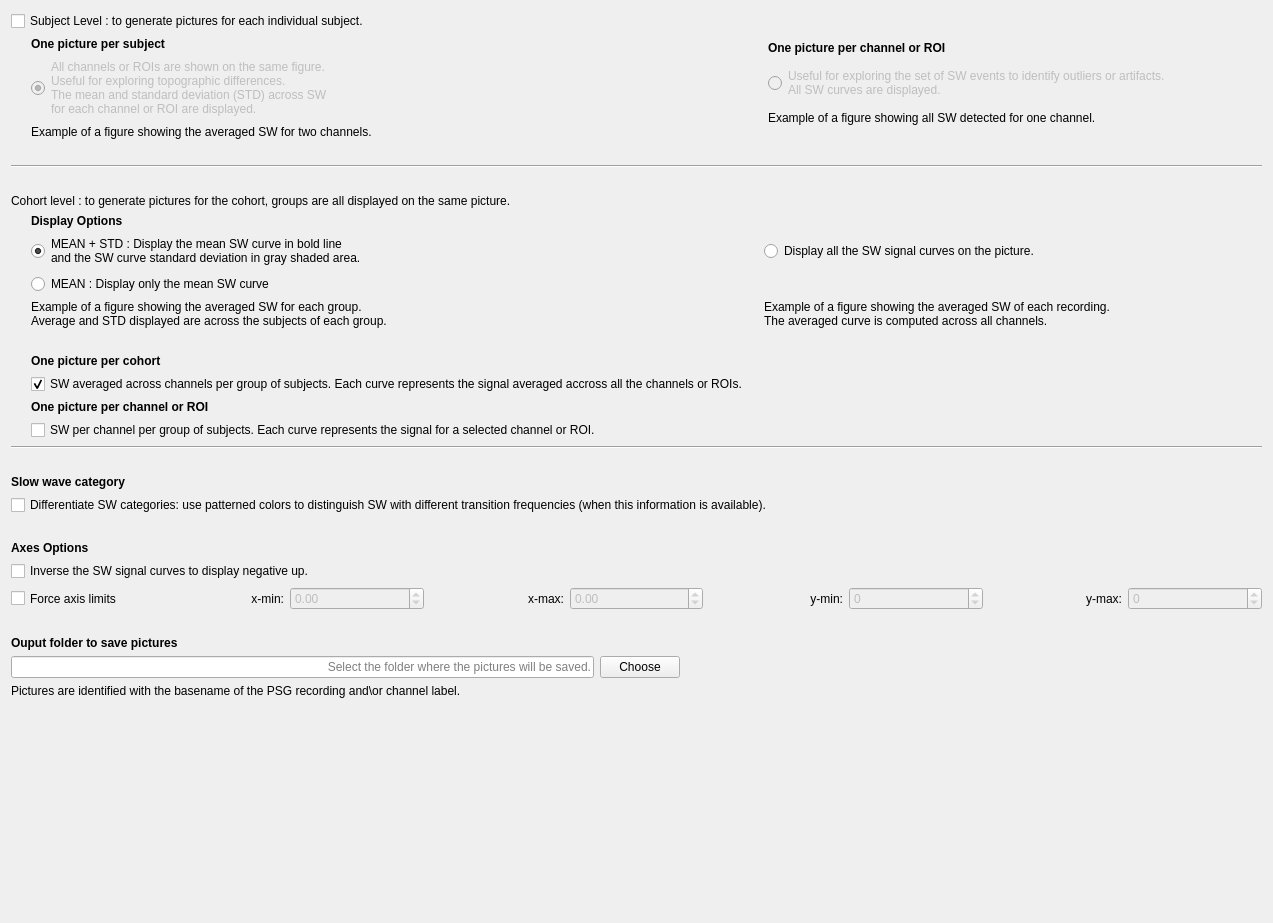
<?xml version="1.0" encoding="UTF-8"?>
<ui version="4.0">
 <class>OutputFiles</class>
 <widget class="QWidget" name="OutputFiles">
  <property name="geometry">
   <rect>
    <x>0</x>
    <y>0</y>
    <width>1273</width>
    <height>923</height>
   </rect>
  </property>
  <property name="windowTitle">
   <string/>
  </property>
  <layout class="QVBoxLayout" name="verticalLayout_6">
   <item>
    <layout class="QVBoxLayout" name="verticalLayout_5">
     <item>
      <widget class="QCheckBox" name="checkBox_enable_subject">
       <property name="sizePolicy">
        <sizepolicy hsizetype="Minimum" vsizetype="Preferred">
         <horstretch>0</horstretch>
         <verstretch>0</verstretch>
        </sizepolicy>
       </property>
       <property name="font">
        <font>
         <italic>false</italic>
         <bold>false</bold>
        </font>
       </property>
       <property name="text">
        <string>Subject Level : to generate pictures for each individual subject.</string>
       </property>
      </widget>
     </item>
     <item>
      <layout class="QHBoxLayout" name="horizontalLayout">
       <item>
        <spacer name="horizontalSpacer_2">
         <property name="orientation">
          <enum>Qt::Orientation::Horizontal</enum>
         </property>
         <property name="sizeType">
          <enum>QSizePolicy::Policy::Fixed</enum>
         </property>
         <property name="sizeHint" stdset="0">
          <size>
           <width>20</width>
           <height>20</height>
          </size>
         </property>
        </spacer>
       </item>
       <item>
        <layout class="QVBoxLayout" name="verticalLayout">
         <item>
          <widget class="QLabel" name="label_9">
           <property name="text">
            <string>&lt;html&gt;&lt;head/&gt;&lt;body&gt;&lt;p&gt;&lt;span style=&quot; font-weight:600;&quot;&gt;One picture per subject&lt;/span&gt;&lt;/p&gt;&lt;/body&gt;&lt;/html&gt;</string>
           </property>
          </widget>
         </item>
         <item>
          <widget class="QRadioButton" name="radioButton_subject_avg">
           <property name="enabled">
            <bool>false</bool>
           </property>
           <property name="sizePolicy">
            <sizepolicy hsizetype="Minimum" vsizetype="Preferred">
             <horstretch>0</horstretch>
             <verstretch>0</verstretch>
            </sizepolicy>
           </property>
           <property name="toolTip">
            <string>Check the display option 'MEAN' in order to check this option.</string>
           </property>
           <property name="text">
            <string>All channels or ROIs are shown on the same figure.
Useful for exploring topographic differences.
The mean and standard deviation (STD) across SW
for each channel or ROI are displayed.</string>
           </property>
           <property name="checked">
            <bool>true</bool>
           </property>
           <attribute name="buttonGroup">
            <string notr="true">buttonGroup_subject_pics</string>
           </attribute>
          </widget>
         </item>
         <item>
          <widget class="QLabel" name="label_17">
           <property name="text">
            <string>Example of a figure showing the averaged SW for two channels.</string>
           </property>
          </widget>
         </item>
         <item>
          <widget class="QLabel" name="label_subject_pic_mean">
           <property name="frameShape">
            <enum>QFrame::Shape::NoFrame</enum>
           </property>
           <property name="text">
            <string/>
           </property>
           <property name="scaledContents">
            <bool>false</bool>
           </property>
          </widget>
         </item>
        </layout>
       </item>
       <item>
        <spacer name="horizontalSpacer_4">
         <property name="orientation">
          <enum>Qt::Orientation::Horizontal</enum>
         </property>
         <property name="sizeHint" stdset="0">
          <size>
           <width>40</width>
           <height>20</height>
          </size>
         </property>
        </spacer>
       </item>
       <item>
        <layout class="QVBoxLayout" name="verticalLayout_4">
         <item>
          <widget class="QLabel" name="label_10">
           <property name="text">
            <string>&lt;html&gt;&lt;head/&gt;&lt;body&gt;&lt;p&gt;&lt;span style=&quot; font-weight:600;&quot;&gt;One picture per channel or ROI&lt;/span&gt;&lt;/p&gt;&lt;/body&gt;&lt;/html&gt;</string>
           </property>
          </widget>
         </item>
         <item>
          <widget class="QRadioButton" name="radioButton_subject_sel">
           <property name="enabled">
            <bool>false</bool>
           </property>
           <property name="sizePolicy">
            <sizepolicy hsizetype="Minimum" vsizetype="Preferred">
             <horstretch>0</horstretch>
             <verstretch>0</verstretch>
            </sizepolicy>
           </property>
           <property name="toolTip">
            <string>Check the display option 'Display all the SW' in order to check this option.</string>
           </property>
           <property name="text">
            <string>Useful for exploring the set of SW events to identify outliers or artifacts.
All SW curves are displayed.</string>
           </property>
           <attribute name="buttonGroup">
            <string notr="true">buttonGroup_subject_pics</string>
           </attribute>
          </widget>
         </item>
         <item>
          <widget class="QLabel" name="label_18">
           <property name="text">
            <string>Example of a figure showing all SW detected for one channel.                                                  </string>
           </property>
          </widget>
         </item>
         <item>
          <widget class="QLabel" name="label_subject_pic_all">
           <property name="frameShape">
            <enum>QFrame::Shape::NoFrame</enum>
           </property>
           <property name="text">
            <string/>
           </property>
           <property name="scaledContents">
            <bool>false</bool>
           </property>
          </widget>
         </item>
        </layout>
       </item>
      </layout>
     </item>
     <item>
      <widget class="Line" name="line">
       <property name="orientation">
        <enum>Qt::Orientation::Horizontal</enum>
       </property>
      </widget>
     </item>
     <item>
      <spacer name="verticalSpacer_3">
       <property name="orientation">
        <enum>Qt::Orientation::Vertical</enum>
       </property>
       <property name="sizeType">
        <enum>QSizePolicy::Policy::Fixed</enum>
       </property>
       <property name="sizeHint" stdset="0">
        <size>
         <width>20</width>
         <height>20</height>
        </size>
       </property>
      </spacer>
     </item>
     <item>
      <widget class="QLabel" name="label_2">
       <property name="text">
        <string>&lt;html&gt;&lt;head/&gt;&lt;body&gt;&lt;p&gt;Cohort level : to generate pictures for the cohort, groups are all displayed on the same picture.&lt;/p&gt;&lt;/body&gt;&lt;/html&gt;</string>
       </property>
      </widget>
     </item>
     <item>
      <layout class="QHBoxLayout" name="horizontalLayout_2">
       <item>
        <spacer name="horizontalSpacer">
         <property name="orientation">
          <enum>Qt::Orientation::Horizontal</enum>
         </property>
         <property name="sizeType">
          <enum>QSizePolicy::Policy::Fixed</enum>
         </property>
         <property name="sizeHint" stdset="0">
          <size>
           <width>20</width>
           <height>20</height>
          </size>
         </property>
        </spacer>
       </item>
       <item>
        <layout class="QVBoxLayout" name="verticalLayout_2">
         <item>
          <widget class="QLabel" name="label_3">
           <property name="text">
            <string>&lt;html&gt;&lt;head/&gt;&lt;body&gt;&lt;p&gt;&lt;span style=&quot; font-weight:700;&quot;&gt;Display Options&lt;/span&gt;&lt;/p&gt;&lt;/body&gt;&lt;/html&gt;</string>
           </property>
          </widget>
         </item>
         <item>
          <layout class="QGridLayout" name="gridLayout">
           <item row="1" column="0">
            <widget class="QRadioButton" name="radioButton_mean">
             <property name="text">
              <string>MEAN : Display only the mean SW curve</string>
             </property>
             <attribute name="buttonGroup">
              <string notr="true">buttonGroup_mean</string>
             </attribute>
            </widget>
           </item>
           <item row="3" column="0">
            <widget class="QLabel" name="label_cohort_pic_shade">
             <property name="sizePolicy">
              <sizepolicy hsizetype="Preferred" vsizetype="Preferred">
               <horstretch>0</horstretch>
               <verstretch>0</verstretch>
              </sizepolicy>
             </property>
             <property name="minimumSize">
              <size>
               <width>0</width>
               <height>0</height>
              </size>
             </property>
             <property name="maximumSize">
              <size>
               <width>16777215</width>
               <height>16777215</height>
              </size>
             </property>
             <property name="frameShape">
              <enum>QFrame::Shape::NoFrame</enum>
             </property>
             <property name="text">
              <string/>
             </property>
             <property name="scaledContents">
              <bool>false</bool>
             </property>
            </widget>
           </item>
           <item row="2" column="2">
            <widget class="QLabel" name="label_7">
             <property name="text">
              <string>Example of a figure showing the averaged SW of each recording.
The averaged curve is computed across all channels.</string>
             </property>
            </widget>
           </item>
           <item row="0" column="0">
            <widget class="QRadioButton" name="radioButton_meanstd">
             <property name="sizePolicy">
              <sizepolicy hsizetype="Minimum" vsizetype="Preferred">
               <horstretch>0</horstretch>
               <verstretch>0</verstretch>
              </sizepolicy>
             </property>
             <property name="minimumSize">
              <size>
               <width>0</width>
               <height>0</height>
              </size>
             </property>
             <property name="text">
              <string>MEAN + STD : Display the mean SW curve in bold line
and the SW curve standard deviation in gray shaded area.</string>
             </property>
             <property name="checked">
              <bool>true</bool>
             </property>
             <attribute name="buttonGroup">
              <string notr="true">buttonGroup_mean</string>
             </attribute>
            </widget>
           </item>
           <item row="3" column="2">
            <widget class="QLabel" name="label_cohort_pic_all">
             <property name="enabled">
              <bool>true</bool>
             </property>
             <property name="sizePolicy">
              <sizepolicy hsizetype="Preferred" vsizetype="Preferred">
               <horstretch>0</horstretch>
               <verstretch>0</verstretch>
              </sizepolicy>
             </property>
             <property name="minimumSize">
              <size>
               <width>0</width>
               <height>0</height>
              </size>
             </property>
             <property name="maximumSize">
              <size>
               <width>16777215</width>
               <height>16777215</height>
              </size>
             </property>
             <property name="frameShape">
              <enum>QFrame::Shape::NoFrame</enum>
             </property>
             <property name="text">
              <string/>
             </property>
             <property name="scaledContents">
              <bool>false</bool>
             </property>
             <property name="alignment">
              <set>Qt::AlignmentFlag::AlignLeading|Qt::AlignmentFlag::AlignLeft|Qt::AlignmentFlag::AlignVCenter</set>
             </property>
            </widget>
           </item>
           <item row="0" column="2">
            <widget class="QRadioButton" name="radioButton_all">
             <property name="text">
              <string>Display all the SW signal curves on the picture.                                                                   </string>
             </property>
             <attribute name="buttonGroup">
              <string notr="true">buttonGroup_mean</string>
             </attribute>
            </widget>
           </item>
           <item row="2" column="0">
            <widget class="QLabel" name="label_6">
             <property name="text">
              <string>Example of a figure showing the averaged SW for each group.
Average and STD displayed are across the subjects of each group.</string>
             </property>
            </widget>
           </item>
           <item row="1" column="1">
            <spacer name="horizontalSpacer_5">
             <property name="orientation">
              <enum>Qt::Orientation::Horizontal</enum>
             </property>
             <property name="sizeHint" stdset="0">
              <size>
               <width>40</width>
               <height>20</height>
              </size>
             </property>
            </spacer>
           </item>
          </layout>
         </item>
         <item>
          <widget class="QLabel" name="label_11">
           <property name="text">
            <string>&lt;html&gt;&lt;head/&gt;&lt;body&gt;&lt;p&gt;&lt;span style=&quot; font-weight:600;&quot;&gt;One picture per cohort&lt;/span&gt;&lt;/p&gt;&lt;/body&gt;&lt;/html&gt;</string>
           </property>
          </widget>
         </item>
         <item>
          <widget class="QCheckBox" name="checkBox_cohort_avg">
           <property name="sizePolicy">
            <sizepolicy hsizetype="Minimum" vsizetype="Preferred">
             <horstretch>0</horstretch>
             <verstretch>0</verstretch>
            </sizepolicy>
           </property>
           <property name="text">
            <string>SW averaged across channels per group of subjects. Each curve represents the signal averaged accross all the channels or ROIs.</string>
           </property>
           <property name="checked">
            <bool>true</bool>
           </property>
          </widget>
         </item>
         <item>
          <widget class="QLabel" name="label_12">
           <property name="text">
            <string>&lt;html&gt;&lt;head/&gt;&lt;body&gt;&lt;p&gt;&lt;span style=&quot; font-weight:600;&quot;&gt;One picture per channel or ROI&lt;/span&gt;&lt;/p&gt;&lt;/body&gt;&lt;/html&gt;</string>
           </property>
          </widget>
         </item>
         <item>
          <widget class="QCheckBox" name="checkBox_cohort_sel">
           <property name="sizePolicy">
            <sizepolicy hsizetype="Minimum" vsizetype="Preferred">
             <horstretch>0</horstretch>
             <verstretch>0</verstretch>
            </sizepolicy>
           </property>
           <property name="text">
            <string>SW per channel per group of subjects. Each curve represents the signal for a selected channel or ROI.</string>
           </property>
          </widget>
         </item>
        </layout>
       </item>
      </layout>
     </item>
     <item>
      <widget class="Line" name="line_2">
       <property name="orientation">
        <enum>Qt::Orientation::Horizontal</enum>
       </property>
      </widget>
     </item>
     <item>
      <spacer name="verticalSpacer_8">
       <property name="orientation">
        <enum>Qt::Orientation::Vertical</enum>
       </property>
       <property name="sizeType">
        <enum>QSizePolicy::Policy::Fixed</enum>
       </property>
       <property name="sizeHint" stdset="0">
        <size>
         <width>20</width>
         <height>20</height>
        </size>
       </property>
      </spacer>
     </item>
     <item>
      <layout class="QVBoxLayout" name="verticalLayout_7">
       <item>
        <widget class="QLabel" name="label_8">
         <property name="sizePolicy">
          <sizepolicy hsizetype="Preferred" vsizetype="Preferred">
           <horstretch>0</horstretch>
           <verstretch>0</verstretch>
          </sizepolicy>
         </property>
         <property name="text">
          <string>&lt;html&gt;&lt;head/&gt;&lt;body&gt;&lt;p&gt;&lt;span style=&quot; font-weight:600;&quot;&gt;Slow wave category&lt;/span&gt;&lt;/p&gt;&lt;/body&gt;&lt;/html&gt;</string>
         </property>
        </widget>
       </item>
       <item>
        <widget class="QCheckBox" name="checkBox_category">
         <property name="sizePolicy">
          <sizepolicy hsizetype="Minimum" vsizetype="Preferred">
           <horstretch>0</horstretch>
           <verstretch>0</verstretch>
          </sizepolicy>
         </property>
         <property name="text">
          <string>Differentiate SW categories: use patterned colors to distinguish SW with different transition frequencies (when this information is available).</string>
         </property>
        </widget>
       </item>
      </layout>
     </item>
     <item>
      <spacer name="verticalSpacer_9">
       <property name="orientation">
        <enum>Qt::Orientation::Vertical</enum>
       </property>
       <property name="sizeType">
        <enum>QSizePolicy::Policy::Fixed</enum>
       </property>
       <property name="sizeHint" stdset="0">
        <size>
         <width>20</width>
         <height>20</height>
        </size>
       </property>
      </spacer>
     </item>
     <item>
      <layout class="QVBoxLayout" name="verticalLayout_3">
       <item>
        <widget class="QLabel" name="label">
         <property name="text">
          <string>&lt;html&gt;&lt;head/&gt;&lt;body&gt;&lt;p&gt;&lt;span style=&quot; font-weight:600;&quot;&gt;Axes Options&lt;/span&gt;&lt;/p&gt;&lt;/body&gt;&lt;/html&gt;</string>
         </property>
        </widget>
       </item>
       <item>
        <widget class="QCheckBox" name="checkBox_inverse">
         <property name="sizePolicy">
          <sizepolicy hsizetype="Minimum" vsizetype="Preferred">
           <horstretch>0</horstretch>
           <verstretch>0</verstretch>
          </sizepolicy>
         </property>
         <property name="text">
          <string>Inverse the SW signal curves to display negative up.</string>
         </property>
        </widget>
       </item>
       <item>
        <layout class="QHBoxLayout" name="horizontalLayout_5">
         <item>
          <widget class="QCheckBox" name="checkBox_force_axis">
           <property name="sizePolicy">
            <sizepolicy hsizetype="Minimum" vsizetype="Preferred">
             <horstretch>0</horstretch>
             <verstretch>0</verstretch>
            </sizepolicy>
           </property>
           <property name="toolTip">
            <string>Enable this option for consistent axes across all pictures and define the axes limits. Otherwise, the axes are automatically determined based on the data.</string>
           </property>
           <property name="text">
            <string>Force axis limits</string>
           </property>
          </widget>
         </item>
         <item>
          <widget class="QLabel" name="label_13">
           <property name="text">
            <string>x-min:</string>
           </property>
           <property name="alignment">
            <set>Qt::AlignmentFlag::AlignRight|Qt::AlignmentFlag::AlignTrailing|Qt::AlignmentFlag::AlignVCenter</set>
           </property>
          </widget>
         </item>
         <item>
          <widget class="DecimalSpinBox" name="doubleSpinBox_xmin">
           <property name="enabled">
            <bool>false</bool>
           </property>
           <property name="decimals">
            <number>2</number>
           </property>
           <property name="minimum">
            <double>-10.000000000000000</double>
           </property>
           <property name="maximum">
            <double>10.000000000000000</double>
           </property>
           <property name="singleStep">
            <double>0.500000000000000</double>
           </property>
          </widget>
         </item>
         <item>
          <widget class="QLabel" name="label_14">
           <property name="text">
            <string>x-max:</string>
           </property>
           <property name="alignment">
            <set>Qt::AlignmentFlag::AlignRight|Qt::AlignmentFlag::AlignTrailing|Qt::AlignmentFlag::AlignVCenter</set>
           </property>
          </widget>
         </item>
         <item>
          <widget class="DecimalSpinBox" name="doubleSpinBox_xmax">
           <property name="enabled">
            <bool>false</bool>
           </property>
           <property name="decimals">
            <number>2</number>
           </property>
           <property name="minimum">
            <double>-10.000000000000000</double>
           </property>
           <property name="maximum">
            <double>10.000000000000000</double>
           </property>
           <property name="singleStep">
            <double>0.500000000000000</double>
           </property>
          </widget>
         </item>
         <item>
          <widget class="QLabel" name="label_15">
           <property name="text">
            <string>y-min:</string>
           </property>
           <property name="alignment">
            <set>Qt::AlignmentFlag::AlignRight|Qt::AlignmentFlag::AlignTrailing|Qt::AlignmentFlag::AlignVCenter</set>
           </property>
          </widget>
         </item>
         <item>
          <widget class="DecimalSpinBox" name="doubleSpinBox_ymin">
           <property name="enabled">
            <bool>false</bool>
           </property>
           <property name="decimals">
            <number>0</number>
           </property>
           <property name="minimum">
            <double>-500.000000000000000</double>
           </property>
           <property name="maximum">
            <double>500.000000000000000</double>
           </property>
           <property name="singleStep">
            <double>50.000000000000000</double>
           </property>
          </widget>
         </item>
         <item>
          <widget class="QLabel" name="label_16">
           <property name="text">
            <string>y-max:</string>
           </property>
           <property name="alignment">
            <set>Qt::AlignmentFlag::AlignRight|Qt::AlignmentFlag::AlignTrailing|Qt::AlignmentFlag::AlignVCenter</set>
           </property>
          </widget>
         </item>
         <item>
          <widget class="DecimalSpinBox" name="doubleSpinBox_ymax">
           <property name="enabled">
            <bool>false</bool>
           </property>
           <property name="decimals">
            <number>0</number>
           </property>
           <property name="minimum">
            <double>-500.000000000000000</double>
           </property>
           <property name="maximum">
            <double>500.000000000000000</double>
           </property>
           <property name="singleStep">
            <double>50.000000000000000</double>
           </property>
          </widget>
         </item>
        </layout>
       </item>
      </layout>
     </item>
     <item>
      <spacer name="verticalSpacer_5">
       <property name="orientation">
        <enum>Qt::Orientation::Vertical</enum>
       </property>
       <property name="sizeType">
        <enum>QSizePolicy::Policy::Fixed</enum>
       </property>
       <property name="sizeHint" stdset="0">
        <size>
         <width>20</width>
         <height>20</height>
        </size>
       </property>
      </spacer>
     </item>
     <item>
      <layout class="QVBoxLayout" name="verticalLayout_9">
       <item>
        <widget class="QLabel" name="label_4">
         <property name="text">
          <string>&lt;html&gt;&lt;head/&gt;&lt;body&gt;&lt;p&gt;&lt;span style=&quot; font-weight:600;&quot;&gt;Ouput folder to save pictures&lt;/span&gt;&lt;/p&gt;&lt;/body&gt;&lt;/html&gt;</string>
         </property>
        </widget>
       </item>
       <item>
        <layout class="QHBoxLayout" name="horizontalLayout_3">
         <item>
          <widget class="QLineEdit" name="lineEdit_output">
           <property name="minimumSize">
            <size>
             <width>0</width>
             <height>0</height>
            </size>
           </property>
           <property name="maximumSize">
            <size>
             <width>900</width>
             <height>16777215</height>
            </size>
           </property>
           <property name="alignment">
            <set>Qt::AlignmentFlag::AlignRight|Qt::AlignmentFlag::AlignTrailing|Qt::AlignmentFlag::AlignVCenter</set>
           </property>
           <property name="placeholderText">
            <string>Select the folder where the pictures will be saved.</string>
           </property>
          </widget>
         </item>
         <item>
          <widget class="QPushButton" name="pushButton_choose">
           <property name="minimumSize">
            <size>
             <width>80</width>
             <height>0</height>
            </size>
           </property>
           <property name="maximumSize">
            <size>
             <width>50</width>
             <height>16777215</height>
            </size>
           </property>
           <property name="text">
            <string>Choose</string>
           </property>
          </widget>
         </item>
         <item>
          <spacer name="horizontalSpacer_3">
           <property name="orientation">
            <enum>Qt::Orientation::Horizontal</enum>
           </property>
           <property name="sizeType">
            <enum>QSizePolicy::Policy::Expanding</enum>
           </property>
           <property name="sizeHint" stdset="0">
            <size>
             <width>40</width>
             <height>20</height>
            </size>
           </property>
          </spacer>
         </item>
        </layout>
       </item>
       <item>
        <widget class="QLabel" name="label_5">
         <property name="text">
          <string>Pictures are identified with the basename of the PSG recording and\or channel label.</string>
         </property>
        </widget>
       </item>
      </layout>
     </item>
     <item>
      <spacer name="verticalSpacer_2">
       <property name="orientation">
        <enum>Qt::Orientation::Vertical</enum>
       </property>
       <property name="sizeHint" stdset="0">
        <size>
         <width>20</width>
         <height>126</height>
        </size>
       </property>
      </spacer>
     </item>
    </layout>
   </item>
  </layout>
 </widget>
 <customwidgets>
  <customwidget>
   <class>DecimalSpinBox</class>
   <extends>QDoubleSpinBox</extends>
   <header>CEAMSTools.SlowWaveImages.OutputFiles.DecimalSpinBox</header>
  </customwidget>
 </customwidgets>
 <resources>
  <include location="../../../../../snooz-toolbox/src/main/python/ui/themes/themes.qrc"/>
 </resources>
 <connections>
  <connection>
   <sender>pushButton_choose</sender>
   <signal>clicked()</signal>
   <receiver>OutputFiles</receiver>
   <slot>choose_slot()</slot>
   <hints>
    <hint type="sourcelabel">
     <x>677</x>
     <y>421</y>
    </hint>
    <hint type="destinationlabel">
     <x>624</x>
     <y>308</y>
    </hint>
   </hints>
  </connection>
  <connection>
   <sender>checkBox_cohort_avg</sender>
   <signal>clicked()</signal>
   <receiver>OutputFiles</receiver>
   <slot>out_options_slot()</slot>
   <hints>
    <hint type="sourcelabel">
     <x>459</x>
     <y>228</y>
    </hint>
    <hint type="destinationlabel">
     <x>446</x>
     <y>312</y>
    </hint>
   </hints>
  </connection>
  <connection>
   <sender>checkBox_cohort_sel</sender>
   <signal>clicked()</signal>
   <receiver>OutputFiles</receiver>
   <slot>out_options_slot()</slot>
   <hints>
    <hint type="sourcelabel">
     <x>459</x>
     <y>286</y>
    </hint>
    <hint type="destinationlabel">
     <x>446</x>
     <y>312</y>
    </hint>
   </hints>
  </connection>
  <connection>
   <sender>buttonGroup_mean</sender>
   <signal>buttonClicked(QAbstractButton*)</signal>
   <receiver>OutputFiles</receiver>
   <slot>out_options_slot()</slot>
   <hints>
    <hint type="sourcelabel">
     <x>-1</x>
     <y>-1</y>
    </hint>
    <hint type="destinationlabel">
     <x>445</x>
     <y>496</y>
    </hint>
   </hints>
  </connection>
  <connection>
   <sender>checkBox_force_axis</sender>
   <signal>clicked()</signal>
   <receiver>OutputFiles</receiver>
   <slot>out_options_slot()</slot>
   <hints>
    <hint type="sourcelabel">
     <x>77</x>
     <y>902</y>
    </hint>
    <hint type="destinationlabel">
     <x>447</x>
     <y>561</y>
    </hint>
   </hints>
  </connection>
  <connection>
   <sender>checkBox_enable_subject</sender>
   <signal>clicked()</signal>
   <receiver>OutputFiles</receiver>
   <slot>out_options_slot()</slot>
   <hints>
    <hint type="sourcelabel">
     <x>656</x>
     <y>29</y>
    </hint>
    <hint type="destinationlabel">
     <x>662</x>
     <y>526</y>
    </hint>
   </hints>
  </connection>
 </connections>
 <slots>
  <slot>choose_slot()</slot>
  <slot>out_options_slot()</slot>
 </slots>
 <buttongroups>
  <buttongroup name="buttonGroup_subject_pics"/>
  <buttongroup name="buttonGroup_mean"/>
 </buttongroups>
</ui>
